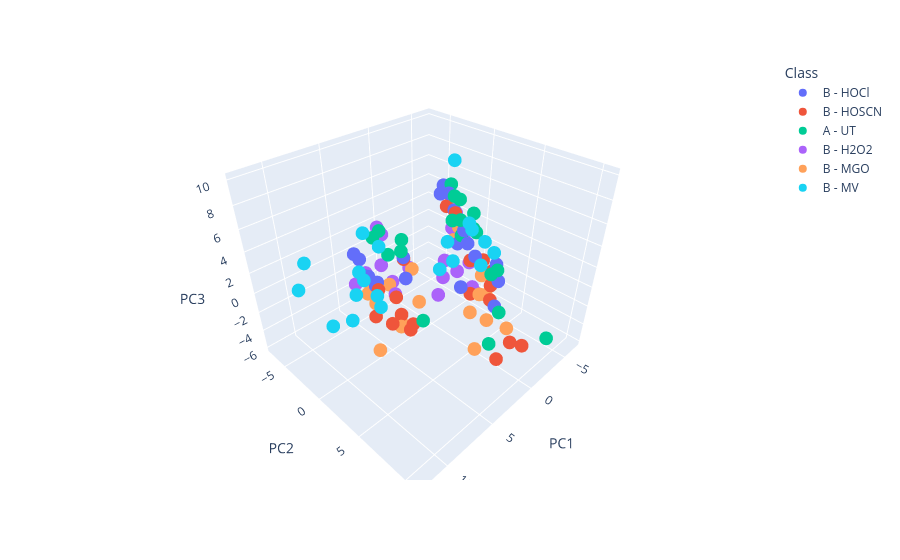

Source (notebook cell):
### Markdown cell above
## 3D PCA (need to install plotly for this to work!)

### Code cell
import plotly.express as px

fig = px.scatter_3d(PCA_data, x='PC1', y='PC2', z='PC3',
              color='Class')
fig.show()
#ax.scatter3D(xdata, ydata, zdata, c=file['Label'], label=file['Label']);
#fig = plt.gcf()
#fig.set_size_inches(12,6)

### Figure 1 — Plotly figure (JSON) as saved in the notebook; plotly's stock layout.template omitted (floating-point values rounded to 4 significant figures)
{"data": [{"hovertemplate": "Class=B - HOCl<br>PC1=%{x}<br>PC2=%{y}<br>PC3=%{z}<extra></extra>", "legendgroup": "B - HOCl", "marker": {"color": "#636efa", "symbol": "circle"}, "mode": "markers", "name": "B - HOCl", "scene": "scene", "showlegend": true, "type": "scatter3d", "x": [-0.8173, -1.428, -3.683, -5.614, -5.814, -3.295, -4.163, -3.995, -3.03, -5.496, -3.644, -5.636, 3.708, 3.839, 3.757, 3.886, 0.8288, 3.756, 3.516, 1.447], "y": [2.585, 5.839, -0.4616, -2.695, -4.332, 1.965, -0.1899, 0.4672, 4.865, -4.39, 4.074, -3.44, -6.293, -5.355, -4.323, -4.65, -2.87, -3.373, -3.421, -1.938], "z": [-1.166, -1.773, 0.6259, 2.465, 4.395, 0.5516, 1.942, 0.908, -0.5006, 3.606, 0.5584, 3.936, 0.2103, 0.1446, -1.255, -1.282, 0.1196, -1.769, -1.551, -1.408]}, {"hovertemplate": "Class=B - HOSCN<br>PC1=%{x}<br>PC2=%{y}<br>PC3=%{z}<extra></extra>", "legendgroup": "B - HOSCN", "marker": {"color": "#EF553B", "symbol": "circle"}, "mode": "markers", "name": "B - HOSCN", "scene": "scene", "showlegend": true, "type": "scatter3d", "x": [-1.956, 0.9293, -2.474, -0.6276, -1.009, -3.761, -5.534, -3.728, -3.261, -3.893, -5.351, -4.957, 0.3422, 3.125, 3.999, 3.925, 4.498, 5.183, 3.36, 3.152], "y": [2.776, 8.186, 4.57, 8.285, 9.217, 1.077, -2.475, 3.645, 3.937, 2.43, -3.439, -0.1736, -3.381, -1.399, -2.711, 1.241, -0.4172, -1.798, -0.5108, 0.7645], "z": [-2.413, -4.613, -2.397, -3.725, -3.724, -0.5197, 2.278, -0.3967, -1.576, 0.09799, 2.698, 1.866, -0.5445, -2.305, -1.73, -3.91, -3.914, -3.508, -3.617, -4.057]}, {"hovertemplate": "Class=A - UT<br>PC1=%{x}<br>PC2=%{y}<br>PC3=%{z}<extra></extra>", "legendgroup": "A - UT", "marker": {"color": "#00cc96", "symbol": "circle"}, "mode": "markers", "name": "A - UT", "scene": "scene", "showlegend": true, "type": "scatter3d", "x": [-2.07, -2.495, 1.337, -1.392, -4.166, -4.274, -4.154, -5.66, -6.242, -4.281, -3.019, -3.966, -5.156, -5.619, 1.329, 1.124, 1.848, 0.331, 3.688, 1.827], "y": [10.69, 4.44, 7.595, 6.369, -0.6265, -1.706, -0.4341, -2.771, -3.739, 1.146, 4.675, 1.075, 0.03415, -2.034, -5.492, -2.829, -3.751, -3.594, 2.513, -5.832], "z": [-2.635, 0.2765, -3.034, -2.105, 2.815, 2.297, 1.309, 3.884, 4.557, 2.241, 0.5494, 2.704, 3.363, 3.824, 1.953, 0.9131, 0.4627, 1.419, -2.254, 1.308]}, {"hovertemplate": "Class=B - H2O2<br>PC1=%{x}<br>PC2=%{y}<br>PC3=%{z}<extra></extra>", "legendgroup": "B - H2O2", "marker": {"color": "#ab63fa", "symbol": "circle"}, "mode": "markers", "name": "B - H2O2", "scene": "scene", "showlegend": true, "type": "scatter3d", "x": [-1.328, -3.017, -3.95, -4.174, -5.857, -6.12, -3.958, -3.605, -5.391, -5.997, -6.662, 2.661, 1.659, 3.695, 0.04037, 2.728, 0.8277, 0.7111, -1.08, 0.2342], "y": [-0.533, -1.531, -2.236, 1.514, -3.119, -1.775, -0.5943, 1.63, -0.3369, -2.59, -3.347, -6.147, -3.193, -6.458, -6.706, -6.278, -4.487, -6.182, -4.194, -7.117], "z": [-4.02, -3.368, -2.207, -4.101, 0.2637, -0.3619, -2.655, -3.164, -2.216, 0.3854, 1.509, -2.328, -3.751, -3.262, 0.5077, -2.85, -3.433, -2.413, -2.606, 1.196]}, {"hovertemplate": "Class=B - MGO<br>PC1=%{x}<br>PC2=%{y}<br>PC3=%{z}<extra></extra>", "legendgroup": "B - MGO", "marker": {"color": "#FFA15A", "symbol": "circle"}, "mode": "markers", "name": "B - MGO", "scene": "scene", "showlegend": true, "type": "scatter3d", "x": [0.8865, -1.312, -1.781, -4.27, -2.118, -4.211, -5.649, -2.429, -2.635, -6.152, -6.055, 3.901, 6.09, 3.313, 3.838, 1.799, 3.277, 1.651, 3.951, -0.6691], "y": [5.87, 3.376, 4.906, -1.454, 6.832, 2.153, -2.088, 3.407, 3.969, -3.638, -2.293, -4.375, -0.3679, -0.5641, -3.388, 0.1134, -4.759, -3.993, 0.09336, -3.373], "z": [-5.085, -3.822, -4.082, 0.32, -4.041, -1.877, 0.878, -2.397, -2.248, 2.672, 1.062, -3.129, -5.939, -4.657, -3.727, -2.705, -3.255, -3.079, -4.259, -2.141]}, {"hovertemplate": "Class=B - MV<br>PC1=%{x}<br>PC2=%{y}<br>PC3=%{z}<extra></extra>", "legendgroup": "B - MV", "marker": {"color": "#19d3f3", "symbol": "circle"}, "mode": "markers", "name": "B - MV", "scene": "scene", "showlegend": true, "type": "scatter3d", "x": [4.547, 3.376, 1.94, 3.209, -0.9949, 1.053, 1.26, 0.9545, 1.07, 11.34, 12.18, 10.55, 8.098, 8.254, 7.836, 12.24, 5.88, 9.205, 7.485, 8.612], "y": [5.053, 5.231, 6.663, 4.51, 1.212, 4.648, 7.242, 6.118, 4.951, -1.612, 2.444, 2.433, 0.8183, 0.5116, 1.94, -1.36, 0.01632, 1.266, 0.2968, 3.254], "z": [4.62, 4.84, 4.471, 6.073, 9.992, 6.771, 5.495, 5.788, 6.361, 5.178, 2.405, 1.912, 3.283, 3.939, 2.321, 3.426, 4.837, 2.787, 6.817, 2.474]}], "layout": {"autosize": true, "legend": {"title": {"text": "Class"}, "tracegroupgap": 0}, "margin": {"t": 60}, "scene": {"aspectmode": "auto", "aspectratio": {"x": 1.08, "y": 1.017, "z": 0.9102}, "domain": {"x": [0, 1], "y": [0, 1]}, "xaxis": {"title": {"text": "PC1"}, "type": "linear"}, "yaxis": {"title": {"text": "PC2"}, "type": "linear"}, "zaxis": {"title": {"text": "PC3"}, "type": "linear"}}}}
